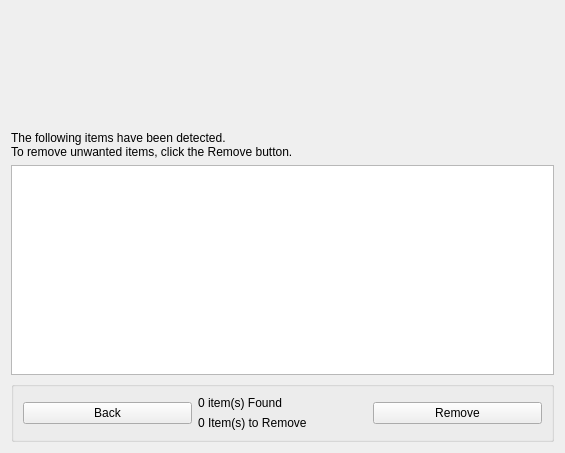
<?xml version="1.0" encoding="UTF-8"?>
<ui version="4.0">
 <class>ResultWidget</class>
 <widget class="QWidget" name="ResultWidget">
  <property name="geometry">
   <rect>
    <x>0</x>
    <y>0</y>
    <width>565</width>
    <height>453</height>
   </rect>
  </property>
  <property name="sizePolicy">
   <sizepolicy hsizetype="Preferred" vsizetype="Fixed">
    <horstretch>0</horstretch>
    <verstretch>0</verstretch>
   </sizepolicy>
  </property>
  <property name="windowTitle">
   <string>Form</string>
  </property>
  <layout class="QGridLayout" name="gridLayout_2">
   <item row="0" column="0">
    <spacer name="verticalSpacer">
     <property name="orientation">
      <enum>Qt::Vertical</enum>
     </property>
     <property name="sizeType">
      <enum>QSizePolicy::Fixed</enum>
     </property>
     <property name="sizeHint" stdset="0">
      <size>
       <width>20</width>
       <height>120</height>
      </size>
     </property>
    </spacer>
   </item>
   <item row="1" column="0">
    <widget class="QLabel" name="label">
     <property name="sizePolicy">
      <sizepolicy hsizetype="Preferred" vsizetype="Fixed">
       <horstretch>0</horstretch>
       <verstretch>0</verstretch>
      </sizepolicy>
     </property>
     <property name="text">
      <string>The following items have been detected.
To remove unwanted items, click the Remove button.</string>
     </property>
    </widget>
   </item>
   <item row="2" column="0">
    <widget class="QTreeView" name="treeView">
     <property name="enabled">
      <bool>true</bool>
     </property>
     <property name="sizePolicy">
      <sizepolicy hsizetype="Preferred" vsizetype="Preferred">
       <horstretch>0</horstretch>
       <verstretch>0</verstretch>
      </sizepolicy>
     </property>
    </widget>
   </item>
   <item row="3" column="0">
    <widget class="QGroupBox" name="groupBox_2">
     <property name="sizePolicy">
      <sizepolicy hsizetype="Preferred" vsizetype="Fixed">
       <horstretch>0</horstretch>
       <verstretch>0</verstretch>
      </sizepolicy>
     </property>
     <property name="title">
      <string/>
     </property>
     <property name="flat">
      <bool>true</bool>
     </property>
     <layout class="QGridLayout" name="gridLayout">
      <item row="0" column="0">
       <widget class="QPushButton" name="backButton">
        <property name="text">
         <string>Back</string>
        </property>
        <property name="icon">
         <iconset resource="../reseorceFiles.qrc">
          <normaloff>:/images/back-icon.png</normaloff>:/images/back-icon.png</iconset>
        </property>
       </widget>
      </item>
      <item row="0" column="1">
       <layout class="QVBoxLayout" name="verticalLayout">
        <item>
         <widget class="QLabel" name="itemsCountLabel">
          <property name="text">
           <string>0 item(s) Found</string>
          </property>
         </widget>
        </item>
        <item>
         <widget class="QLabel" name="itemsSelectedLabel">
          <property name="text">
           <string>0 Item(s) to Remove</string>
          </property>
         </widget>
        </item>
       </layout>
      </item>
      <item row="0" column="2">
       <widget class="QPushButton" name="removeButton">
        <property name="text">
         <string>Remove</string>
        </property>
        <property name="icon">
         <iconset resource="../reseorceFiles.qrc">
          <normaloff>:/images/ok.png</normaloff>:/images/ok.png</iconset>
        </property>
       </widget>
      </item>
     </layout>
    </widget>
   </item>
  </layout>
 </widget>
 <resources>
  <include location="../reseorceFiles.qrc"/>
 </resources>
 <connections/>
</ui>
